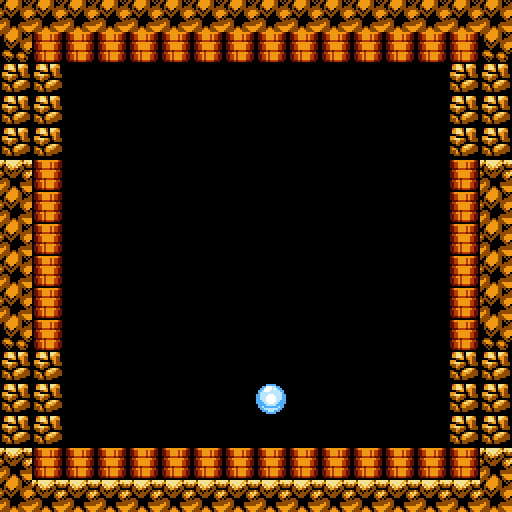

Rendered tile map (Tiled .tmx) drawn with the repository's tilesets; below, a short description and the full map source, tile grids included:
An orthogonal 16x16 tile map with 32x32 px tiles, 1 tile layer (Tile Layer 1).

<map version="1.0" tiledversion="1.0.2" orientation="orthogonal" renderorder="right-down" width="16" height="16" tilewidth="32" tileheight="32" nextobjectid="1">
 <tileset firstgid="1" source="omega.tsx" />
 <layer name="Tile Layer 1" width="16" height="16">
  <data encoding="csv">
417,417,417,417,417,417,417,417,417,417,417,417,417,417,417,417,
481,474,474,474,474,474,474,474,474,474,474,474,474,474,474,481,
420,420,352,352,352,352,352,352,352,352,352,352,352,352,420,420,
420,420,352,352,352,352,352,352,352,352,352,352,352,352,420,420,
420,420,352,352,352,352,352,352,352,352,352,352,352,352,420,420,
353,474,352,352,352,352,352,352,352,352,352,352,352,352,474,353,
417,474,352,352,352,352,352,352,352,352,352,352,352,352,474,417,
417,474,352,352,352,352,352,352,352,352,352,352,352,352,474,417,
417,474,352,352,352,352,352,352,352,352,352,352,352,352,474,417,
417,474,352,352,352,352,352,352,352,352,352,352,352,352,474,417,
481,474,352,352,352,352,352,352,352,352,352,352,352,352,474,481,
420,420,352,352,352,352,352,352,352,352,352,352,352,352,420,420,
420,420,352,352,352,352,352,352,347,352,352,352,352,352,420,420,
420,420,352,352,352,352,352,352,352,352,352,352,352,352,420,420,
353,474,474,474,474,474,474,474,474,474,474,474,474,474,474,353,
417,353,353,353,353,353,353,353,353,353,353,353,353,353,353,417
</data>
 </layer>
</map>
